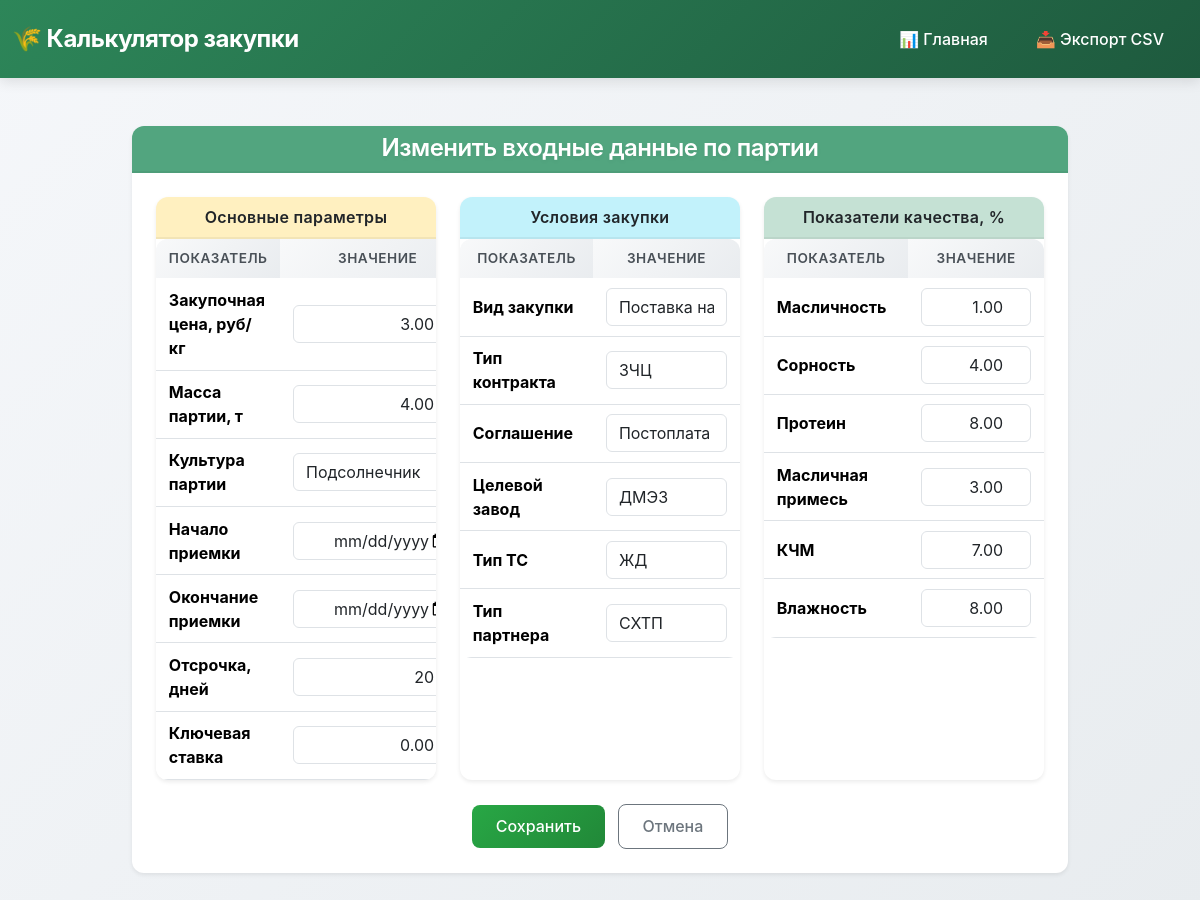
The app's page /change_data_by_party, older data.
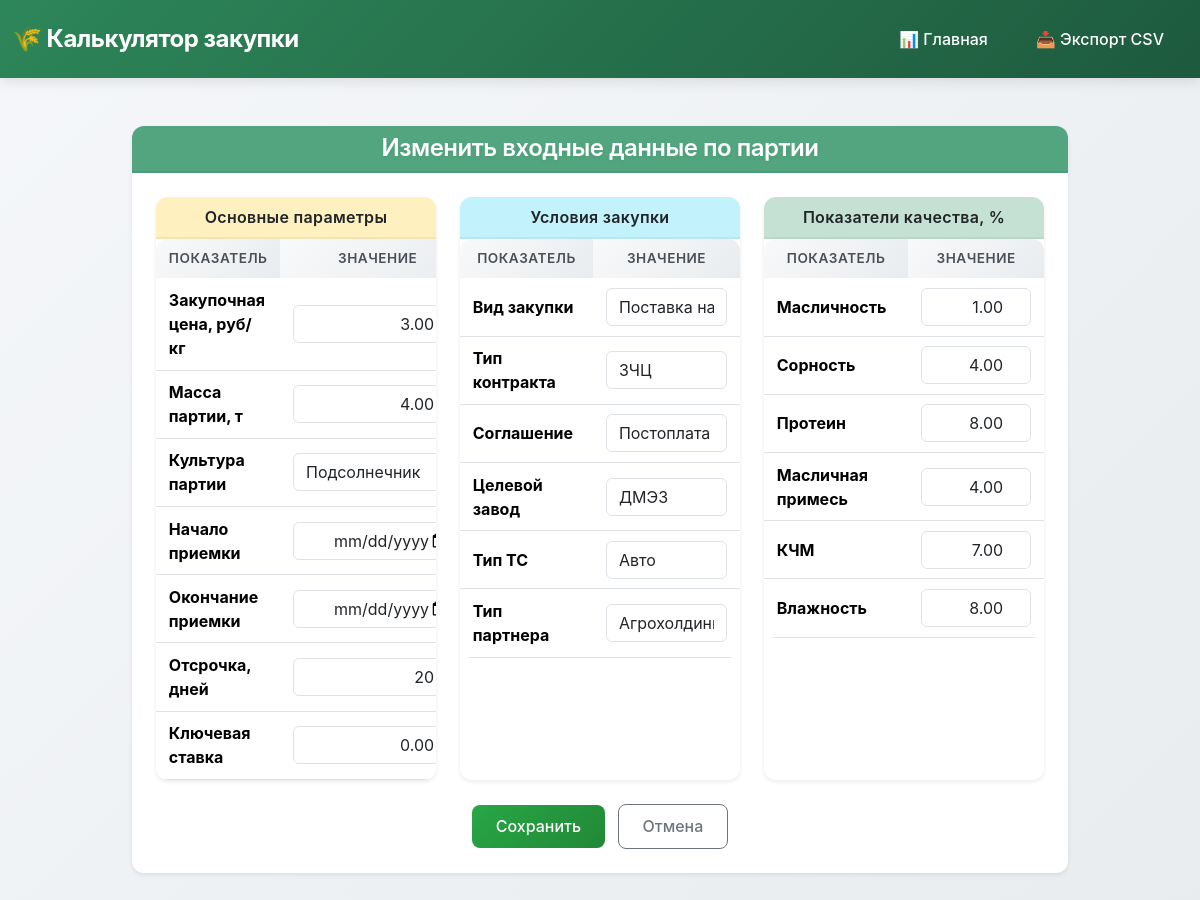
The same page, newer data.
### purch_calculator/removal_rates/models.py (models this page shows, shortened)
class RawMaterialBatch(models.Model):
    CULTURE_CHOICES = [ # Выбор культуры
        ('raps', 'Рапс'),
        ('sunflower', 'Подсолнечник')]
    PURCHASE_TYPE_CHOICES = [
        ('DirectSupply', 'Прямая поставка'),
        ('ElevatorSupply', 'Поставка на элеватор'),
        ('InventoryF13', 'Перепись  Ф - 13'),
    ]
    FACTORY_CHOICES = [
        ('AMPZ', 'АМПЗ'),
        ('DMEZ', 'ЭМЭЗ'),
        ('EMEZ', 'ДМЭЗ'),
        ('VHEMEZ', 'ВХМЭЗ'),
        ('BKMEZ', 'БКМЭЗ'),
        ('BLMEZ', 'БЛМЭЗ'),
        ('OMEZ', 'ОМЭЗ'),
    ]
    PARTNER_TYPE_CHOICES = [
        ('Trader', 'Трейдер'),
        ('Farm', 'СХТП'),
        ('Agroholding', 'Агрохолдинг'),
        ]
    CONTRACT_TYPE_CHOICES = [
        ('FZV', 'ФЗВ'),
        ('ZCHT', 'ЗЧТ'),
        ('ZCHC', 'ЗЧЦ'),
    ]
    TRANSPORT_CHOICES = [
        ('Auto', 'Авто'),
        ('Railway', 'ЖД'),
    ]
    AGREEMENT_CHOICES = [
        ('Prepayment', 'Предоплата'),
        ('Postpayment', 'Постоплата'),
    ]
    purchase_price = models.DecimalField( # Закупочная цена
        _("Закупочная ценаб руб/кг"),
        max_digits=10, decimal_places=2, default=0,
        validators=[MinValueValidator(0, message=_("Значение не может быть отрицательным."))]
    )
    weight_actual = models.DecimalField( #Вес
        _("Вес партии, тонн"),
        max_digits=10, decimal_places=2,default=0,
        validators=[MinValueValidator(0, message=_("Вес не может быть отрицательным."))]
    )
    moisture_actual = models.DecimalField( # Влажность
        _("Влажность факт, %"),
        max_digits=5, decimal_places=2,default=0,
        validators=[MinValueValidator(0, message=_("Значение не может быть отрицательным."))]
    )
    weed_impurity_actual = models.DecimalField( # Сорность
        _("Сорность факт, %"),
        max_digits=5, decimal_places=2,default=0,
        validators=[MinValueValidator(0, message=_("Значение не может быть отрицательным."))]
    )
    oil_impurity_actual = models.DecimalField( # Масличная примесь
        _("Масличная примесь факт, %"),
        max_digits=5, decimal_places=2,default=0,
        validators=[MinValueValidator(0, message=_("Значение не может быть отрицательным."))]
    )
    oil_content_actual = models.DecimalField( # Масляничность
        _("Масличность факт, %"),
        max_digits=5, decimal_places=2,default=0,
        validators=[MinValueValidator(0, message=_("Значение не может быть отрицательным."))]
    )
    KCHM_actual = models.DecimalField( # КМЧ
        _("КЧМ факт, %"),
        max_digits=5, decimal_places=2,default=0,
        validators=[MinValueValidator(0, message=_("Значение не может быть отрицательным."))]
    )
    protein_actual = models.DecimalField( # Протеин
        _("Протеин факт, %"),
        max_digits=5, decimal_places=2,default=0,
        validators=[MinValueValidator(0, message=_("Значение не может быть отрицательным."))]
    )
    culture = models.CharField( # культура( Подсолнечник или Рапс)
        max_length=20,
        choices=CULTURE_CHOICES,
        default='Рапс',
    )
    receipt_start_date = models.DateField( # Начало приемки сырья
        _('Начало приемки сырья'),
        null=True,
        blank=True
    ) #
    receipt_end_date = models.DateField( # Окончание приемки сырья
        _('Окончание приемки сырья'),
        null = True,
        blank = True
    )
    purchase_type = models.CharField( # вид закупки (выбор из списка)
        max_length=30,
        choices=PURCHASE_TYPE_CHOICES,
        default='Прямая поставка',
    )
    target_factory = models.CharField( # Завод (выбор из списка)
        max_length=30,
        choices=FACTORY_CHOICES,
        default='AMPZ',
    )
    partner_type = models.CharField(  # Партнер (выбор из списка)
        max_length=30,
        choices=PARTNER_TYPE_CHOICES,
        default='Trader',
    )
    contract_type = models.CharField(  # Контракт (выбор из списка)
        max_length=30,
        choices=CONTRACT_TYPE_CHOICES,
        default='FZV',
    )
    transport_type =  models.CharField(  # Транспорт (выбор из списка)
        max_length=30,
        choices=TRANSPORT_CHOICES,
        default='Auto',
    )
    agreement_type = models.CharField(  # Соглашение (выбор из списка)
        max_length=30,
        choices=AGREEMENT_CHOICES,
        default='Prepayment',
    )
    delay_days = models.IntegerField(
        _('Отсрочка'),  #Отсрочка
        validators=[MaxValueValidator(30, message='Значение не может быть больше 30 дней')],
        default=0,
    )
    key_rate = models.DecimalField(
        _("Ключевая ставка, %"),
        max_digits=5, decimal_places=2, default=0,
        validators=[MinValueValidator(0, message=_("Значение не может быть отрицательным."))]
    )

### purch_calculator/removal_rates/views.py (the view)
# urls.py: path('change_data_by_party', UpdateDataByParty.as_view(), name='update_by_party'),
class UpdateDataByParty(UpdateView):
    model = RawMaterialBatch
    form_class = SunflowerBatchForm
    success_url = reverse_lazy('index')
    template_name = 'change_data/update_data_by_party.html'
    def get_object(self, queryset=None):
        obj, _ = RawMaterialBatch.objects.get_or_create(pk=1)
        return obj

### templates/change_data/update_data_by_party.html (shortened to what the changed rows need)
{% extends "base.html" %}
{% load django_bootstrap5 %}
{% block content %}
<div class="container mt-4 mb-5 form-card">
  <div class="card shadow-sm border-success">
    <div class="card-header bg-success bg-opacity-75 text-white text-center">
      <h2 class="section-title mb-0 text-white">Изменить входные данные по партии</h2>
    </div>
    <div class="card-body p-4">
      <form method="post" novalidate>
        <div class="row g-4">
          <div class="col-lg-4">
            <div class="card h-100 border-warning">
              <div class="card-body p-0">
                <table class="table table-compact mb-0">
                  <thead>
                    <tr>
                      <th>Показатель</th>
                      <th>Значение</th>
                    </tr>
                  </thead>
                  <tbody>
                    <tr>
                      <th scope="row" class="text-start">Закупочная цена, руб/кг</th>
                      <td>{{ form.purchase_price }}</td>
                    </tr>
                    <tr>
                      <th scope="row" class="text-start">Масса партии, т</th>
                      <td>{{ form.weight_actual }}</td>
                    </tr>
                    <tr>
                      <th scope="row" class="text-start">Культура партии</th>
                      <td>{{ form.culture }}</td>
                    </tr>
                    <tr>
                      <th scope="row" class="text-start">Начало приемки</th>
                      <td>{{ form.receipt_start_date }}</td>
                    </tr>
                    <tr>
                      <th scope="row" class="text-start">Окончание приемки</th>
                      <td>{{ form.receipt_end_date }}</td>
                    </tr>
                    <tr>
                      <th scope="row" class="text-start">Отсрочка, дней</th>
                      <td>{{ form.delay_days }}</td>
                    </tr>
                  <tr>
                      <th scope="row" class="text-start">Ключевая ставка</th>
                      <td>{{ form.key_rate }}</td>
                    </tr>
                  </tbody>
                </table>
              </div>
            </div>
          </div>
          <div class="col-lg-4">
            <div class="card h-100 border-info">
              <div class="card-body p-0">
                <table class="table table-compact mb-0">
                  <thead>
                    <tr>
                      <th>Показатель</th>
                      <th>Значение</th>
                    </tr>
                  </thead>
                  <tbody>
                    <tr>
                      <th scope="row" class="text-start">Вид закупки</th>
                      <td>{{ form.purchase_type }}</td>
                    </tr>
                    <tr>
                      <th scope="row" class="text-start">Тип контракта</th>
                      <td>{{ form.contract_type }}</td>
                    </tr>
                    <tr>
                      <th scope="row" class="text-start">Соглашение</th>
                      <td>{{ form.agreement_type }}</td>
                    </tr>
                    <tr>
                      <th scope="row" class="text-start">Целевой завод</th>
                      <td>{{ form.target_factory }}</td>
                    </tr>
                    <tr>
                      <th scope="row" class="text-start">Тип ТС</th>
                      <td>{{ form.transport_type }}</td>
                    </tr>
                    <tr>
                      <th scope="row" class="text-start">Тип партнера</th>
                      <td>{{ form.partner_type }}</td>
                    </tr>
                  </tbody>
                </table>
              </div>
            </div>
          </div>
          <div class="col-lg-4">
            <div class="card h-100 border-success">
              <div class="card-body p-0">
                <table class="table table-compact mb-0">
                  <thead>
                    <tr>
                      <th>Показатель</th>
                      <th>Значение</th>
                    </tr>
                  </thead>
                  <tbody>
                    <tr>
                      <th scope="row" class="text-start">Масличность</th>
                      <td>{{ form.oil_content_actual }}</td>
                    </tr>
                    <tr>
                      <th scope="row" class="text-start">Сорность</th>
                      <td>{{ form.weed_impurity_actual }}</td>
                    </tr>
                    <tr>
                      <th scope="row" class="text-start">Протеин</th>
                      <td>{{ form.protein_actual }}</td>
                    </tr>
                    <tr>
                      <th scope="row" class="text-start">Масличная примесь</th>
                      <td>{{ form.oil_impurity_actual }}</td>
                    </tr>
                    <tr>
                      <th scope="row" class="text-start">КЧМ</th>
                      <td>{{ form.KCHM_actual }}</td>
                    </tr>
                    <tr>
                      <th scope="row" class="text-start">Влажность</th>
                      <td>{{ form.moisture_actual }}</td>
                    </tr>
                  </tbody>
                </table>
              </div>
            </div>
          </div>
        </div>
      </form>
    </div>
  </div>
</div>
{% endblock %}

Row changes from the older to the newer data that the page shows:
changed RawMaterialBatch "Подсолнечник": transport_type "ЖД" → "Авто"; partner_type "СХТП" → "Агрохолдинг"; oil_impurity_actual "3.00" → "4.00"
